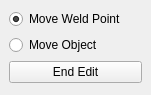
<?xml version="1.0" encoding="UTF-8"?>
<ui version="4.0">
 <class>weldEditBase</class>
 <widget class="ScrPaletteBase" name="weldEditBase">
  <property name="geometry">
   <rect>
    <x>0</x>
    <y>0</y>
    <width>151</width>
    <height>95</height>
   </rect>
  </property>
  <property name="windowTitle">
   <string>Edit Weld</string>
  </property>
  <layout class="QVBoxLayout" name="verticalLayout">
   <property name="leftMargin">
    <number>9</number>
   </property>
   <property name="topMargin">
    <number>9</number>
   </property>
   <property name="rightMargin">
    <number>9</number>
   </property>
   <property name="bottomMargin">
    <number>9</number>
   </property>
   <item>
    <widget class="QRadioButton" name="moveWeldPoint">
     <property name="text">
      <string>Move Weld Point</string>
     </property>
     <property name="checked">
      <bool>true</bool>
     </property>
    </widget>
   </item>
   <item>
    <widget class="QRadioButton" name="moveObject">
     <property name="text">
      <string>Move Object</string>
     </property>
    </widget>
   </item>
   <item>
    <widget class="QPushButton" name="buttonEndEdit">
     <property name="text">
      <string>End Edit</string>
     </property>
    </widget>
   </item>
  </layout>
 </widget>
 <customwidgets>
  <customwidget>
   <class>ScrPaletteBase</class>
   <extends>QWidget</extends>
   <header>ui/scrpalettebase.h</header>
   <container>1</container>
  </customwidget>
 </customwidgets>
 <includes>
  <include location="local">ui/scrpalettebase.h</include>
 </includes>
 <resources/>
 <connections/>
</ui>
